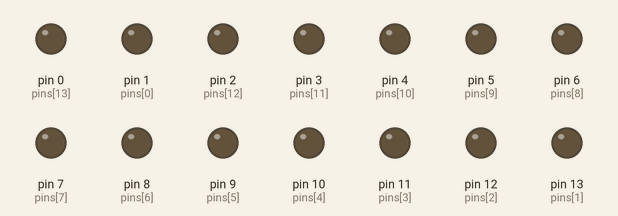
The sketch below on a simulated Arduino Uno, built with avr-gcc and run on an emulated ATmega328P. On the bench: output pins drawn as LEDs (lit = HIGH).

Above: at 0.1 s.
At 4.1 s:
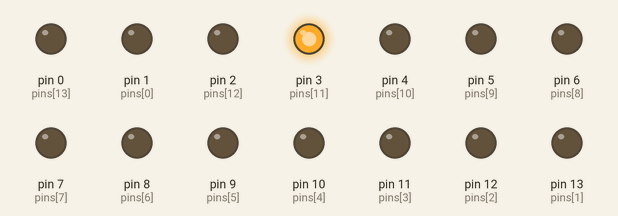
At 9.1 s:
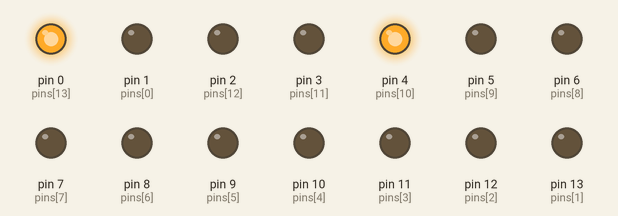
At 19.1 s:
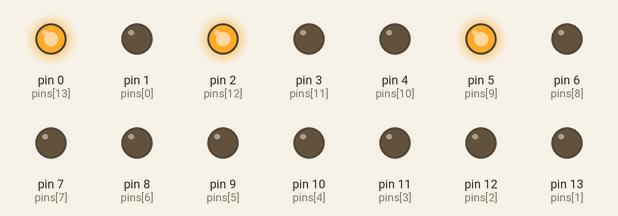
At 28.1 s:
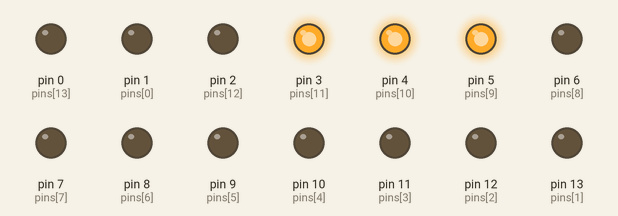
At 38.1 s:
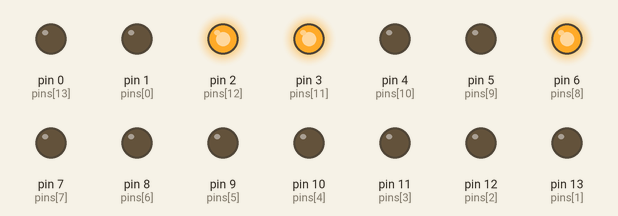
Timing chart, 0 to 40.0 s (numbered marks = the images above):
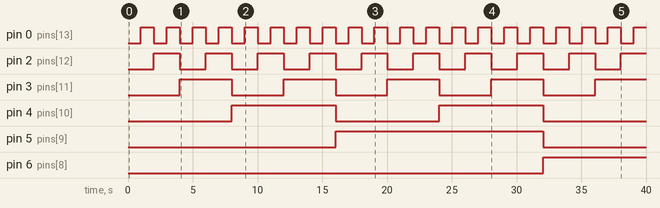

The sketch:

BinaryCounter.ino
```cpp
const unsigned long bits = 14;
// Order of pins, most significant bit comes first
const byte pins[bits] = {1, 13, 12, 11, 10, 9, 8, 7, 6, 5, 4, 3, 2, 0};

String decToBin(const unsigned long x) {
	String ret;
	unsigned long dvnd = x;
	unsigned long quo;

	do {
		ret = String(dvnd % 2) + ret;
		quo = dvnd / 2;
		dvnd = quo;
	} while (quo > 0);

	while (ret.length() < bits)
		ret = '0' + ret;

	return ret;
}

void dispBin(const String bin) {
	for (unsigned long i = 0; i < bin.length(); i++)
		switch (bin[i]) {
			case '0':
				digitalWrite(pins[i], LOW);
				break;
			case '1':
				digitalWrite(pins[i], HIGH);
				break;
		}
}

void setup() {
	for (unsigned long i = 0; i < bits; i++) {
		pinMode(pins[i], OUTPUT);
		digitalWrite(pins[i], LOW);
	}
}

void loop() {
	for (unsigned long i = 0; i < long(pow(2, bits)); i++) {
		dispBin(decToBin(i));
		delay(1000);
	}
}
```

Measured:
- by itself, pin 0 (pins[13]): alternates HIGH for 1.0 s and LOW for 1.0 s
- by itself, pin 2 (pins[12]): alternates HIGH for 2.0 s and LOW for 2.0 s
- by itself, pin 3 (pins[11]): alternates HIGH for 4.0 s and LOW for 4.0 s
- by itself, pin 4 (pins[10]): alternates HIGH for 8.0 s and LOW for 8.0 s
- by itself, pin 5 (pins[9]): LOW → HIGH at 16.0 s, → LOW 16.0 s later
- by itself, pin 6 (pins[8]): LOW → HIGH at 32.1 s
